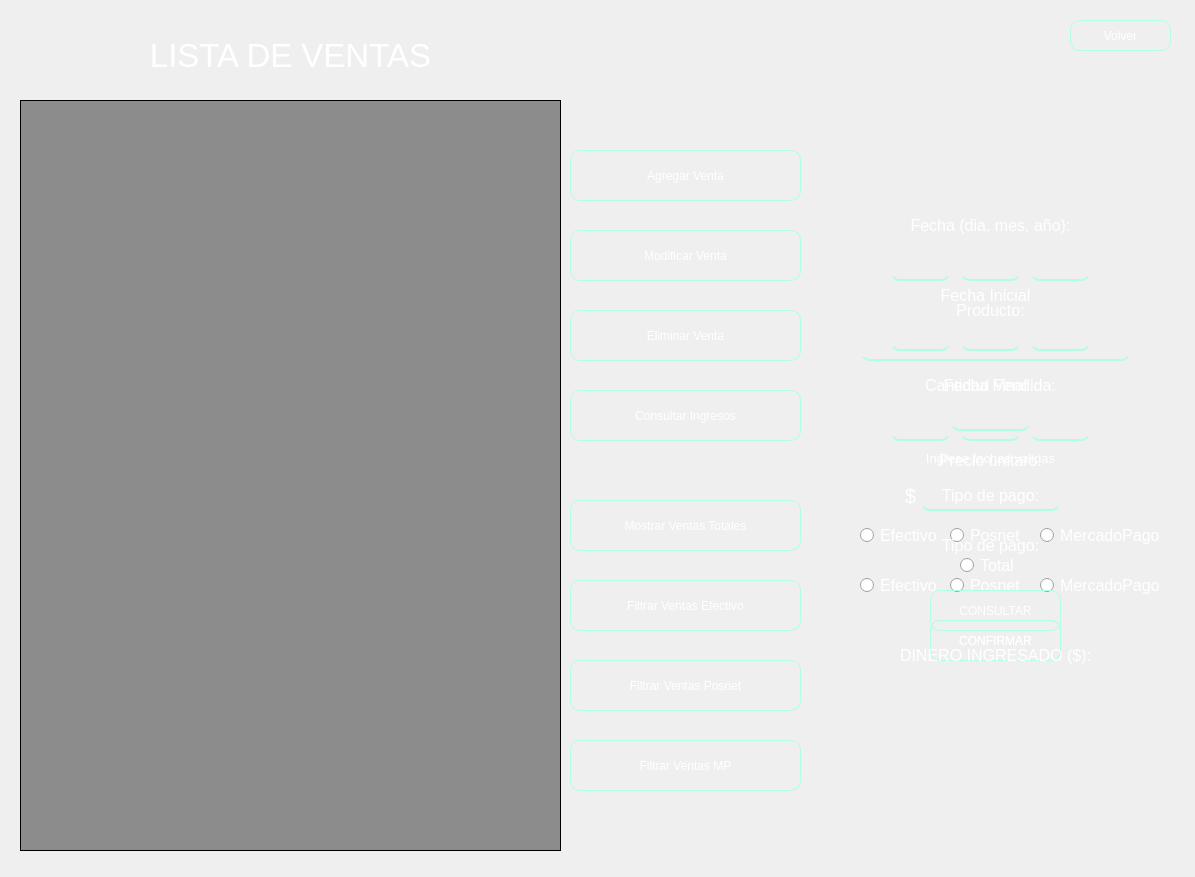
 <widget class="QWidget" name="HistorialVentas">
  <property name="geometry">
   <rect>
    <x>0</x>
    <y>0</y>
    <width>1195</width>
    <height>877</height>
   </rect>
  </property>
  <property name="minimumSize">
   <size>
    <width>1195</width>
    <height>877</height>
   </size>
  </property>
  <property name="maximumSize">
   <size>
    <width>1195</width>
    <height>877</height>
   </size>
  </property>
  <property name="windowTitle">
   <string>Form</string>
  </property>
  <property name="styleSheet">
   <string notr="true"/>
  </property>
  <widget class="QWidget" name="widget" native="true">
   <property name="geometry">
    <rect>
     <x>0</x>
     <y>0</y>
     <width>1195</width>
     <height>877</height>
    </rect>
   </property>
   <property name="minimumSize">
    <size>
     <width>1195</width>
     <height>877</height>
    </size>
   </property>
   <property name="maximumSize">
    <size>
     <width>1195</width>
     <height>877</height>
    </size>
   </property>
   <property name="styleSheet">
    <string notr="true">QPushButton{
border:1px solid rgb(176, 255, 226);
border-radius: 10px;
color: #fff;
font: 57 12pt &quot;Yu Gothic Medium&quot;;
padding:5px;
background-color:none;
}
QPushButton:hover {
border:1px solid  rgb(108, 193, 146);
}
QPushButton:pressed {
	padding-top: 10px;
	padding-left: 10px;
}

QLineEdit{
background-color:transparent;
border-bottom:2px solid rgb(176, 255, 226);
border-radius: 0px;
padding: 7px;
color: #fff;
}
QLineEdit:hover {
background-color:transparent;
}
QLineEdit:focus {
background-color:transparent;
}

QTreeView{
background-color: qlineargradient(spread:pad, x1:0, y1:0, x2:1, y2:0, stop:1 rgba(84, 84, 84, 162));
color: #fff;
border: 1px solid #000;
}
QHeaderView::section {
color: #000;
border: 1px solid #000;
}
QTreeView::item {
color: #fff;
}
QWidget#widget{
	background-image: url(:/historia_ventas/drc2.jpg);
}</string>
   </property>
   <widget class="QRadioButton" name="eleccion_posnet_2">
    <property name="geometry">
     <rect>
      <x>950</x>
      <y>520</y>
      <width>71</width>
      <height>31</height>
     </rect>
    </property>
    <property name="font">
     <font>
      <pointsize>12</pointsize>
     </font>
    </property>
    <property name="styleSheet">
     <string notr="true">background: none;
color: white;</string>
    </property>
    <property name="text">
     <string>Posnet</string>
    </property>
   </widget>
   <widget class="QLineEdit" name="input_dia_inicial">
    <property name="geometry">
     <rect>
      <x>890</x>
      <y>320</y>
      <width>61</width>
      <height>31</height>
     </rect>
    </property>
    <property name="font">
     <font>
      <family>MS Shell Dlg 2</family>
      <pointsize>11</pointsize>
      <weight>50</weight>
      <italic>false</italic>
      <bold>false</bold>
     </font>
    </property>
    <property name="styleSheet">
     <string notr="true">border-radius: 10px;
padding: 7px;
color: #fff;</string>
    </property>
    <property name="alignment">
     <set>Qt::AlignCenter</set>
    </property>
   </widget>
   <widget class="QLineEdit" name="input_dia_final">
    <property name="geometry">
     <rect>
      <x>890</x>
      <y>410</y>
      <width>61</width>
      <height>31</height>
     </rect>
    </property>
    <property name="font">
     <font>
      <family>MS Shell Dlg 2</family>
      <pointsize>11</pointsize>
      <weight>50</weight>
      <italic>false</italic>
      <bold>false</bold>
     </font>
    </property>
    <property name="styleSheet">
     <string notr="true">border-radius: 10px;
padding: 7px;
color: #fff;</string>
    </property>
    <property name="alignment">
     <set>Qt::AlignCenter</set>
    </property>
   </widget>
   <widget class="QLabel" name="label_fecha_no_valida">
    <property name="geometry">
     <rect>
      <x>870</x>
      <y>450</y>
      <width>241</width>
      <height>16</height>
     </rect>
    </property>
    <property name="font">
     <font>
      <family>MS Shell Dlg 2</family>
      <pointsize>10</pointsize>
      <weight>50</weight>
      <italic>false</italic>
      <bold>false</bold>
     </font>
    </property>
    <property name="layoutDirection">
     <enum>Qt::LeftToRight</enum>
    </property>
    <property name="styleSheet">
     <string notr="true">font: 10pt &quot;MS Shell Dlg 2&quot;;
color: #fff;
background: none;</string>
    </property>
    <property name="text">
     <string>Ingrese fechas validas</string>
    </property>
    <property name="alignment">
     <set>Qt::AlignCenter</set>
    </property>
   </widget>
   <widget class="QRadioButton" name="eleccion_efectivo">
    <property name="geometry">
     <rect>
      <x>860</x>
      <y>570</y>
      <width>81</width>
      <height>31</height>
     </rect>
    </property>
    <property name="font">
     <font>
      <pointsize>12</pointsize>
     </font>
    </property>
    <property name="styleSheet">
     <string notr="true">background: none;
color: white;</string>
    </property>
    <property name="text">
     <string>Efectivo</string>
    </property>
   </widget>
   <widget class="QTreeView" name="treeview_ventas">
    <property name="geometry">
     <rect>
      <x>20</x>
      <y>100</y>
      <width>541</width>
      <height>751</height>
     </rect>
    </property>
    <property name="font">
     <font>
      <pointsize>13</pointsize>
     </font>
    </property>
    <property name="styleSheet">
     <string notr="true"/>
    </property>
   </widget>
   <widget class="QPushButton" name="boton_filtrar_ventas_posnet">
    <property name="geometry">
     <rect>
      <x>570</x>
      <y>660</y>
      <width>231</width>
      <height>51</height>
     </rect>
    </property>
    <property name="cursor">
     <cursorShape>PointingHandCursor</cursorShape>
    </property>
    <property name="styleSheet">
     <string notr="true"/>
    </property>
    <property name="text">
     <string>Filtrar Ventas Posnet</string>
    </property>
   </widget>
   <widget class="QLabel" name="label_tipo_pago_consulta">
    <property name="geometry">
     <rect>
      <x>940</x>
      <y>480</y>
      <width>101</width>
      <height>31</height>
     </rect>
    </property>
    <property name="font">
     <font>
      <family>MS Shell Dlg 2</family>
      <pointsize>12</pointsize>
      <weight>50</weight>
      <italic>false</italic>
      <bold>false</bold>
     </font>
    </property>
    <property name="layoutDirection">
     <enum>Qt::LeftToRight</enum>
    </property>
    <property name="styleSheet">
     <string notr="true">font: 12pt &quot;MS Shell Dlg 2&quot;;
color: #fff;
background: none;</string>
    </property>
    <property name="text">
     <string>Tipo de pago:</string>
    </property>
    <property name="alignment">
     <set>Qt::AlignCenter</set>
    </property>
   </widget>
   <widget class="QLineEdit" name="input_fecha_mes">
    <property name="geometry">
     <rect>
      <x>960</x>
      <y>250</y>
      <width>61</width>
      <height>31</height>
     </rect>
    </property>
    <property name="font">
     <font>
      <family>MS Shell Dlg 2</family>
      <pointsize>11</pointsize>
      <weight>50</weight>
      <italic>false</italic>
      <bold>false</bold>
     </font>
    </property>
    <property name="styleSheet">
     <string notr="true">border-radius: 10px;
padding: 7px;
color: #fff;</string>
    </property>
    <property name="text">
     <string/>
    </property>
    <property name="alignment">
     <set>Qt::AlignCenter</set>
    </property>
   </widget>
   <widget class="QLabel" name="label_tipo_pago">
    <property name="geometry">
     <rect>
      <x>940</x>
      <y>530</y>
      <width>101</width>
      <height>31</height>
     </rect>
    </property>
    <property name="font">
     <font>
      <family>MS Shell Dlg 2</family>
      <pointsize>12</pointsize>
      <weight>50</weight>
      <italic>false</italic>
      <bold>false</bold>
     </font>
    </property>
    <property name="layoutDirection">
     <enum>Qt::LeftToRight</enum>
    </property>
    <property name="styleSheet">
     <string notr="true">font: 12pt &quot;MS Shell Dlg 2&quot;;
color: #fff;
background: none;</string>
    </property>
    <property name="text">
     <string>Tipo de pago:</string>
    </property>
    <property name="alignment">
     <set>Qt::AlignCenter</set>
    </property>
   </widget>
   <widget class="QLineEdit" name="input_stock">
    <property name="geometry">
     <rect>
      <x>950</x>
      <y>400</y>
      <width>81</width>
      <height>31</height>
     </rect>
    </property>
    <property name="font">
     <font>
      <family>MS Shell Dlg 2</family>
      <pointsize>11</pointsize>
      <weight>50</weight>
      <italic>false</italic>
      <bold>false</bold>
     </font>
    </property>
    <property name="styleSheet">
     <string notr="true">border-radius: 10px;
padding: 7px;
color: #fff;</string>
    </property>
    <property name="alignment">
     <set>Qt::AlignCenter</set>
    </property>
   </widget>
   <widget class="QRadioButton" name="eleccion_total">
    <property name="geometry">
     <rect>
      <x>960</x>
      <y>550</y>
      <width>71</width>
      <height>31</height>
     </rect>
    </property>
    <property name="font">
     <font>
      <pointsize>12</pointsize>
     </font>
    </property>
    <property name="styleSheet">
     <string notr="true">background: none;
color: white;</string>
    </property>
    <property name="text">
     <string>Total</string>
    </property>
   </widget>
   <widget class="QLabel" name="label_signo_peso">
    <property name="geometry">
     <rect>
      <x>900</x>
      <y>480</y>
      <width>21</width>
      <height>31</height>
     </rect>
    </property>
    <property name="font">
     <font>
      <family>MS Shell Dlg 2</family>
      <pointsize>15</pointsize>
      <weight>50</weight>
      <italic>false</italic>
      <bold>false</bold>
     </font>
    </property>
    <property name="layoutDirection">
     <enum>Qt::LeftToRight</enum>
    </property>
    <property name="styleSheet">
     <string notr="true">font: 15pt &quot;MS Shell Dlg 2&quot;;
color: #fff;
background: none;</string>
    </property>
    <property name="text">
     <string>$</string>
    </property>
    <property name="alignment">
     <set>Qt::AlignCenter</set>
    </property>
    <property name="wordWrap">
     <bool>true</bool>
    </property>
   </widget>
   <widget class="QPushButton" name="boton_volver">
    <property name="geometry">
     <rect>
      <x>1070</x>
      <y>20</y>
      <width>101</width>
      <height>31</height>
     </rect>
    </property>
    <property name="cursor">
     <cursorShape>PointingHandCursor</cursorShape>
    </property>
    <property name="styleSheet">
     <string notr="true"/>
    </property>
    <property name="text">
     <string>Volver</string>
    </property>
   </widget>
   <widget class="QPushButton" name="boton_confirmar_registro">
    <property name="geometry">
     <rect>
      <x>930</x>
      <y>620</y>
      <width>131</width>
      <height>41</height>
     </rect>
    </property>
    <property name="cursor">
     <cursorShape>PointingHandCursor</cursorShape>
    </property>
    <property name="styleSheet">
     <string notr="true"/>
    </property>
    <property name="text">
     <string>CONFIRMAR</string>
    </property>
   </widget>
   <widget class="QLabel" name="label_fecha_final">
    <property name="geometry">
     <rect>
      <x>940</x>
      <y>370</y>
      <width>91</width>
      <height>31</height>
     </rect>
    </property>
    <property name="font">
     <font>
      <family>MS Shell Dlg 2</family>
      <pointsize>12</pointsize>
      <weight>50</weight>
      <italic>false</italic>
      <bold>false</bold>
     </font>
    </property>
    <property name="layoutDirection">
     <enum>Qt::LeftToRight</enum>
    </property>
    <property name="styleSheet">
     <string notr="true">font: 12pt &quot;MS Shell Dlg 2&quot;;
color: #fff;
background: none;</string>
    </property>
    <property name="text">
     <string>Fecha Final</string>
    </property>
    <property name="alignment">
     <set>Qt::AlignCenter</set>
    </property>
   </widget>
   <widget class="QLineEdit" name="input_mes_final">
    <property name="geometry">
     <rect>
      <x>960</x>
      <y>410</y>
      <width>61</width>
      <height>31</height>
     </rect>
    </property>
    <property name="font">
     <font>
      <family>MS Shell Dlg 2</family>
      <pointsize>11</pointsize>
      <weight>50</weight>
      <italic>false</italic>
      <bold>false</bold>
     </font>
    </property>
    <property name="styleSheet">
     <string notr="true">border-radius: 10px;
padding: 7px;
color: #fff;</string>
    </property>
    <property name="alignment">
     <set>Qt::AlignCenter</set>
    </property>
   </widget>
   <widget class="QLabel" name="label_15">
    <property name="geometry">
     <rect>
      <x>120</x>
      <y>40</y>
      <width>341</width>
      <height>31</height>
     </rect>
    </property>
    <property name="font">
     <font>
      <family>MS Shell Dlg 2</family>
      <pointsize>25</pointsize>
      <weight>50</weight>
      <italic>false</italic>
      <bold>false</bold>
     </font>
    </property>
    <property name="layoutDirection">
     <enum>Qt::LeftToRight</enum>
    </property>
    <property name="styleSheet">
     <string notr="true">font: 25pt &quot;MS Shell Dlg 2&quot;;
color: #fff;
background: none;</string>
    </property>
    <property name="text">
     <string>LISTA DE VENTAS</string>
    </property>
    <property name="alignment">
     <set>Qt::AlignCenter</set>
    </property>
   </widget>
   <widget class="QPushButton" name="boton_modificar_venta">
    <property name="geometry">
     <rect>
      <x>570</x>
      <y>230</y>
      <width>231</width>
      <height>51</height>
     </rect>
    </property>
    <property name="cursor">
     <cursorShape>PointingHandCursor</cursorShape>
    </property>
    <property name="styleSheet">
     <string notr="true"/>
    </property>
    <property name="text">
     <string>Modificar Venta</string>
    </property>
   </widget>
   <widget class="QLabel" name="label_fecha">
    <property name="geometry">
     <rect>
      <x>910</x>
      <y>210</y>
      <width>161</width>
      <height>31</height>
     </rect>
    </property>
    <property name="font">
     <font>
      <family>MS Shell Dlg 2</family>
      <pointsize>12</pointsize>
      <weight>50</weight>
      <italic>false</italic>
      <bold>false</bold>
     </font>
    </property>
    <property name="layoutDirection">
     <enum>Qt::LeftToRight</enum>
    </property>
    <property name="styleSheet">
     <string notr="true">font: 12pt &quot;MS Shell Dlg 2&quot;;
color: #fff;
background: none;</string>
    </property>
    <property name="text">
     <string>Fecha (dia, mes, año):</string>
    </property>
    <property name="alignment">
     <set>Qt::AlignCenter</set>
    </property>
   </widget>
   <widget class="QPushButton" name="boton_confirmar_modificacion">
    <property name="geometry">
     <rect>
      <x>930</x>
      <y>620</y>
      <width>131</width>
      <height>41</height>
     </rect>
    </property>
    <property name="cursor">
     <cursorShape>PointingHandCursor</cursorShape>
    </property>
    <property name="styleSheet">
     <string notr="true"/>
    </property>
    <property name="text">
     <string>CONFIRMAR</string>
    </property>
   </widget>
   <widget class="QPushButton" name="boton_eliminar_venta">
    <property name="geometry">
     <rect>
      <x>570</x>
      <y>310</y>
      <width>231</width>
      <height>51</height>
     </rect>
    </property>
    <property name="cursor">
     <cursorShape>PointingHandCursor</cursorShape>
    </property>
    <property name="styleSheet">
     <string notr="true"/>
    </property>
    <property name="text">
     <string>Eliminar Venta</string>
    </property>
   </widget>
   <widget class="QLabel" name="label_seleccione_tipo_pago">
    <property name="geometry">
     <rect>
      <x>1070</x>
      <y>620</y>
      <width>101</width>
      <height>41</height>
     </rect>
    </property>
    <property name="font">
     <font>
      <family>MS Shell Dlg 2</family>
      <pointsize>12</pointsize>
      <weight>50</weight>
      <italic>false</italic>
      <bold>false</bold>
     </font>
    </property>
    <property name="layoutDirection">
     <enum>Qt::LeftToRight</enum>
    </property>
    <property name="styleSheet">
     <string notr="true">font: 12pt &quot;MS Shell Dlg 2&quot;;
color: #f00;
background: none;</string>
    </property>
    <property name="text">
     <string/>
    </property>
    <property name="alignment">
     <set>Qt::AlignCenter</set>
    </property>
    <property name="wordWrap">
     <bool>true</bool>
    </property>
   </widget>
   <widget class="QLineEdit" name="input_fecha_anio">
    <property name="geometry">
     <rect>
      <x>1030</x>
      <y>250</y>
      <width>61</width>
      <height>31</height>
     </rect>
    </property>
    <property name="font">
     <font>
      <family>MS Shell Dlg 2</family>
      <pointsize>11</pointsize>
      <weight>50</weight>
      <italic>false</italic>
      <bold>false</bold>
     </font>
    </property>
    <property name="styleSheet">
     <string notr="true">border-radius: 10px;
padding: 7px;
color: #fff;</string>
    </property>
    <property name="text">
     <string/>
    </property>
    <property name="alignment">
     <set>Qt::AlignCenter</set>
    </property>
   </widget>
   <widget class="QLabel" name="label_resultado_total_ganado">
    <property name="geometry">
     <rect>
      <x>810</x>
      <y>680</y>
      <width>371</width>
      <height>31</height>
     </rect>
    </property>
    <property name="font">
     <font>
      <family>MS Shell Dlg 2</family>
      <pointsize>12</pointsize>
      <weight>50</weight>
      <italic>false</italic>
      <bold>false</bold>
     </font>
    </property>
    <property name="layoutDirection">
     <enum>Qt::LeftToRight</enum>
    </property>
    <property name="styleSheet">
     <string notr="true">font: 12pt &quot;MS Shell Dlg 2&quot;;
background: none;
color: rgb(56, 255, 56);</string>
    </property>
    <property name="text">
     <string/>
    </property>
    <property name="alignment">
     <set>Qt::AlignCenter</set>
    </property>
   </widget>
   <widget class="QPushButton" name="boton_filtrar_ventas_mercadopago">
    <property name="geometry">
     <rect>
      <x>570</x>
      <y>740</y>
      <width>231</width>
      <height>51</height>
     </rect>
    </property>
    <property name="cursor">
     <cursorShape>PointingHandCursor</cursorShape>
    </property>
    <property name="styleSheet">
     <string notr="true"/>
    </property>
    <property name="text">
     <string>Filtrar Ventas MP</string>
    </property>
   </widget>
   <widget class="QRadioButton" name="eleccion_mercadopago">
    <property name="geometry">
     <rect>
      <x>1040</x>
      <y>570</y>
      <width>121</width>
      <height>31</height>
     </rect>
    </property>
    <property name="font">
     <font>
      <pointsize>12</pointsize>
     </font>
    </property>
    <property name="styleSheet">
     <string notr="true">background: none;
color: white;</string>
    </property>
    <property name="text">
     <string>MercadoPago</string>
    </property>
   </widget>
   <widget class="QRadioButton" name="eleccion_mercadopago_2">
    <property name="geometry">
     <rect>
      <x>1040</x>
      <y>520</y>
      <width>121</width>
      <height>31</height>
     </rect>
    </property>
    <property name="font">
     <font>
      <pointsize>12</pointsize>
     </font>
    </property>
    <property name="styleSheet">
     <string notr="true">background: none;
color: white;</string>
    </property>
    <property name="text">
     <string>MercadoPago</string>
    </property>
   </widget>
   <widget class="QLabel" name="label_eliminar_venta">
    <property name="geometry">
     <rect>
      <x>560</x>
      <y>360</y>
      <width>251</width>
      <height>21</height>
     </rect>
    </property>
    <property name="font">
     <font>
      <family>MS Shell Dlg 2</family>
      <pointsize>12</pointsize>
      <weight>50</weight>
      <italic>false</italic>
      <bold>false</bold>
     </font>
    </property>
    <property name="layoutDirection">
     <enum>Qt::LeftToRight</enum>
    </property>
    <property name="styleSheet">
     <string notr="true">font: 12pt &quot;MS Shell Dlg 2&quot;;
color: #f00;
background: none;</string>
    </property>
    <property name="text">
     <string/>
    </property>
    <property name="alignment">
     <set>Qt::AlignCenter</set>
    </property>
   </widget>
   <widget class="QPushButton" name="boton_mostrar_ventas_totales">
    <property name="geometry">
     <rect>
      <x>570</x>
      <y>500</y>
      <width>231</width>
      <height>51</height>
     </rect>
    </property>
    <property name="cursor">
     <cursorShape>PointingHandCursor</cursorShape>
    </property>
    <property name="styleSheet">
     <string notr="true"/>
    </property>
    <property name="text">
     <string>Mostrar Ventas Totales</string>
    </property>
   </widget>
   <widget class="QPushButton" name="boton_agregar_venta">
    <property name="geometry">
     <rect>
      <x>570</x>
      <y>150</y>
      <width>231</width>
      <height>51</height>
     </rect>
    </property>
    <property name="cursor">
     <cursorShape>PointingHandCursor</cursorShape>
    </property>
    <property name="styleSheet">
     <string notr="true"/>
    </property>
    <property name="text">
     <string>Agregar Venta</string>
    </property>
   </widget>
   <widget class="QLabel" name="label_modificar_venta">
    <property name="geometry">
     <rect>
      <x>560</x>
      <y>280</y>
      <width>251</width>
      <height>21</height>
     </rect>
    </property>
    <property name="font">
     <font>
      <family>MS Shell Dlg 2</family>
      <pointsize>12</pointsize>
      <weight>50</weight>
      <italic>false</italic>
      <bold>false</bold>
     </font>
    </property>
    <property name="layoutDirection">
     <enum>Qt::LeftToRight</enum>
    </property>
    <property name="styleSheet">
     <string notr="true">font: 12pt &quot;MS Shell Dlg 2&quot;;
color: #f00;
background: none;</string>
    </property>
    <property name="text">
     <string/>
    </property>
    <property name="alignment">
     <set>Qt::AlignCenter</set>
    </property>
   </widget>
   <widget class="QLabel" name="label_total_ganado">
    <property name="geometry">
     <rect>
      <x>900</x>
      <y>640</y>
      <width>191</width>
      <height>31</height>
     </rect>
    </property>
    <property name="font">
     <font>
      <family>MS Shell Dlg 2</family>
      <pointsize>12</pointsize>
      <weight>50</weight>
      <italic>false</italic>
      <bold>false</bold>
     </font>
    </property>
    <property name="layoutDirection">
     <enum>Qt::LeftToRight</enum>
    </property>
    <property name="styleSheet">
     <string notr="true">font: 12pt &quot;MS Shell Dlg 2&quot;;
color: #fff;
background: none;</string>
    </property>
    <property name="text">
     <string>DINERO INGRESADO ($):</string>
    </property>
    <property name="alignment">
     <set>Qt::AlignCenter</set>
    </property>
   </widget>
   <widget class="QPushButton" name="boton_consultar_ganancias">
    <property name="geometry">
     <rect>
      <x>570</x>
      <y>390</y>
      <width>231</width>
      <height>51</height>
     </rect>
    </property>
    <property name="cursor">
     <cursorShape>PointingHandCursor</cursorShape>
    </property>
    <property name="styleSheet">
     <string notr="true"/>
    </property>
    <property name="text">
     <string>Consultar Ingresos</string>
    </property>
   </widget>
   <widget class="QRadioButton" name="eleccion_posnet">
    <property name="geometry">
     <rect>
      <x>950</x>
      <y>570</y>
      <width>71</width>
      <height>31</height>
     </rect>
    </property>
    <property name="font">
     <font>
      <pointsize>12</pointsize>
     </font>
    </property>
    <property name="styleSheet">
     <string notr="true">background: none;
color: white;</string>
    </property>
    <property name="text">
     <string>Posnet</string>
    </property>
   </widget>
   <widget class="QLineEdit" name="input_nombre_producto">
    <property name="geometry">
     <rect>
      <x>860</x>
      <y>330</y>
      <width>271</width>
      <height>31</height>
     </rect>
    </property>
    <property name="font">
     <font>
      <family>MS Shell Dlg 2</family>
      <pointsize>11</pointsize>
      <weight>50</weight>
      <italic>false</italic>
      <bold>false</bold>
     </font>
    </property>
    <property name="styleSheet">
     <string notr="true">border-radius: 10px;
padding: 7px;
color: #fff;</string>
    </property>
    <property name="alignment">
     <set>Qt::AlignCenter</set>
    </property>
   </widget>
   <widget class="QLineEdit" name="input_precio_unitario">
    <property name="geometry">
     <rect>
      <x>920</x>
      <y>480</y>
      <width>141</width>
      <height>31</height>
     </rect>
    </property>
    <property name="font">
     <font>
      <family>MS Shell Dlg 2</family>
      <pointsize>11</pointsize>
      <weight>50</weight>
      <italic>false</italic>
      <bold>false</bold>
     </font>
    </property>
    <property name="styleSheet">
     <string notr="true">border-radius: 10px;
padding: 7px;
color: #fff;</string>
    </property>
    <property name="alignment">
     <set>Qt::AlignCenter</set>
    </property>
   </widget>
   <widget class="QLabel" name="label_campos_no_validos">
    <property name="geometry">
     <rect>
      <x>830</x>
      <y>620</y>
      <width>81</width>
      <height>41</height>
     </rect>
    </property>
    <property name="font">
     <font>
      <family>MS Shell Dlg 2</family>
      <pointsize>12</pointsize>
      <weight>50</weight>
      <italic>false</italic>
      <bold>false</bold>
     </font>
    </property>
    <property name="layoutDirection">
     <enum>Qt::LeftToRight</enum>
    </property>
    <property name="styleSheet">
     <string notr="true">font: 12pt &quot;MS Shell Dlg 2&quot;;
color: #f00;
background: none;</string>
    </property>
    <property name="text">
     <string/>
    </property>
    <property name="alignment">
     <set>Qt::AlignCenter</set>
    </property>
    <property name="wordWrap">
     <bool>true</bool>
    </property>
   </widget>
   <widget class="QLineEdit" name="input_anio_final">
    <property name="geometry">
     <rect>
      <x>1030</x>
      <y>410</y>
      <width>61</width>
      <height>31</height>
     </rect>
    </property>
    <property name="font">
     <font>
      <family>MS Shell Dlg 2</family>
      <pointsize>11</pointsize>
      <weight>50</weight>
      <italic>false</italic>
      <bold>false</bold>
     </font>
    </property>
    <property name="styleSheet">
     <string notr="true">border-radius: 10px;
padding: 7px;
color: #fff;</string>
    </property>
    <property name="alignment">
     <set>Qt::AlignCenter</set>
    </property>
   </widget>
   <widget class="QLabel" name="label_precio_unitario">
    <property name="geometry">
     <rect>
      <x>870</x>
      <y>450</y>
      <width>241</width>
      <height>21</height>
     </rect>
    </property>
    <property name="font">
     <font>
      <family>MS Shell Dlg 2</family>
      <pointsize>12</pointsize>
      <weight>50</weight>
      <italic>false</italic>
      <bold>false</bold>
     </font>
    </property>
    <property name="layoutDirection">
     <enum>Qt::LeftToRight</enum>
    </property>
    <property name="styleSheet">
     <string notr="true">font: 12pt &quot;MS Shell Dlg 2&quot;;
color: #fff;
background: none;</string>
    </property>
    <property name="text">
     <string>Precio unitaro:</string>
    </property>
    <property name="alignment">
     <set>Qt::AlignCenter</set>
    </property>
   </widget>
   <widget class="QLabel" name="label_stock">
    <property name="geometry">
     <rect>
      <x>870</x>
      <y>370</y>
      <width>241</width>
      <height>31</height>
     </rect>
    </property>
    <property name="font">
     <font>
      <family>MS Shell Dlg 2</family>
      <pointsize>12</pointsize>
      <weight>50</weight>
      <italic>false</italic>
      <bold>false</bold>
     </font>
    </property>
    <property name="layoutDirection">
     <enum>Qt::LeftToRight</enum>
    </property>
    <property name="styleSheet">
     <string notr="true">font: 12pt &quot;MS Shell Dlg 2&quot;;
color: #fff;
background: none;</string>
    </property>
    <property name="text">
     <string>Cantidad Vendida:</string>
    </property>
    <property name="alignment">
     <set>Qt::AlignCenter</set>
    </property>
   </widget>
   <widget class="QLineEdit" name="input_mes_inicial">
    <property name="geometry">
     <rect>
      <x>960</x>
      <y>320</y>
      <width>61</width>
      <height>31</height>
     </rect>
    </property>
    <property name="font">
     <font>
      <family>MS Shell Dlg 2</family>
      <pointsize>11</pointsize>
      <weight>50</weight>
      <italic>false</italic>
      <bold>false</bold>
     </font>
    </property>
    <property name="styleSheet">
     <string notr="true">border-radius: 10px;
padding: 7px;
color: #fff;</string>
    </property>
    <property name="alignment">
     <set>Qt::AlignCenter</set>
    </property>
   </widget>
   <widget class="QLineEdit" name="input_fecha_dia">
    <property name="geometry">
     <rect>
      <x>890</x>
      <y>250</y>
      <width>61</width>
      <height>31</height>
     </rect>
    </property>
    <property name="font">
     <font>
      <family>MS Shell Dlg 2</family>
      <pointsize>11</pointsize>
      <weight>50</weight>
      <italic>false</italic>
      <bold>false</bold>
     </font>
    </property>
    <property name="styleSheet">
     <string notr="true">border-radius: 10px;
padding: 7px;
color: #fff;</string>
    </property>
    <property name="text">
     <string/>
    </property>
    <property name="alignment">
     <set>Qt::AlignCenter</set>
    </property>
   </widget>
   <widget class="QPushButton" name="boton_filtrar_ventas_efectivo">
    <property name="geometry">
     <rect>
      <x>570</x>
      <y>580</y>
      <width>231</width>
      <height>51</height>
     </rect>
    </property>
    <property name="cursor">
     <cursorShape>PointingHandCursor</cursorShape>
    </property>
    <property name="styleSheet">
     <string notr="true"/>
    </property>
    <property name="text">
     <string>Filtrar Ventas Efectivo</string>
    </property>
   </widget>
   <widget class="QRadioButton" name="eleccion_efectivo_2">
    <property name="geometry">
     <rect>
      <x>860</x>
      <y>520</y>
      <width>81</width>
      <height>31</height>
     </rect>
    </property>
    <property name="font">
     <font>
      <pointsize>12</pointsize>
     </font>
    </property>
    <property name="styleSheet">
     <string notr="true">background: none;
color: white;</string>
    </property>
    <property name="text">
     <string>Efectivo</string>
    </property>
   </widget>
   <widget class="QLabel" name="label_nombre_producto">
    <property name="geometry">
     <rect>
      <x>870</x>
      <y>300</y>
      <width>241</width>
      <height>21</height>
     </rect>
    </property>
    <property name="font">
     <font>
      <family>MS Shell Dlg 2</family>
      <pointsize>12</pointsize>
      <weight>50</weight>
      <italic>false</italic>
      <bold>false</bold>
     </font>
    </property>
    <property name="layoutDirection">
     <enum>Qt::LeftToRight</enum>
    </property>
    <property name="styleSheet">
     <string notr="true">font: 12pt &quot;MS Shell Dlg 2&quot;;
color: #fff;
background: none;</string>
    </property>
    <property name="text">
     <string>Producto:</string>
    </property>
    <property name="alignment">
     <set>Qt::AlignCenter</set>
    </property>
   </widget>
   <widget class="QPushButton" name="boton_consultar">
    <property name="geometry">
     <rect>
      <x>930</x>
      <y>590</y>
      <width>131</width>
      <height>41</height>
     </rect>
    </property>
    <property name="cursor">
     <cursorShape>PointingHandCursor</cursorShape>
    </property>
    <property name="styleSheet">
     <string notr="true"/>
    </property>
    <property name="text">
     <string>CONSULTAR</string>
    </property>
   </widget>
   <widget class="QLineEdit" name="input_anio_inicial">
    <property name="geometry">
     <rect>
      <x>1030</x>
      <y>320</y>
      <width>61</width>
      <height>31</height>
     </rect>
    </property>
    <property name="font">
     <font>
      <family>MS Shell Dlg 2</family>
      <pointsize>11</pointsize>
      <weight>50</weight>
      <italic>false</italic>
      <bold>false</bold>
     </font>
    </property>
    <property name="styleSheet">
     <string notr="true">border-radius: 10px;
padding: 7px;
color: #fff;</string>
    </property>
    <property name="alignment">
     <set>Qt::AlignCenter</set>
    </property>
   </widget>
   <widget class="QLabel" name="label_fecha_inicial">
    <property name="geometry">
     <rect>
      <x>940</x>
      <y>280</y>
      <width>91</width>
      <height>31</height>
     </rect>
    </property>
    <property name="font">
     <font>
      <family>MS Shell Dlg 2</family>
      <pointsize>12</pointsize>
      <weight>50</weight>
      <italic>false</italic>
      <bold>false</bold>
     </font>
    </property>
    <property name="layoutDirection">
     <enum>Qt::LeftToRight</enum>
    </property>
    <property name="styleSheet">
     <string notr="true">font: 12pt &quot;MS Shell Dlg 2&quot;;
color: #fff;
background: none;</string>
    </property>
    <property name="text">
     <string>Fecha Inicial</string>
    </property>
    <property name="alignment">
     <set>Qt::AlignCenter</set>
    </property>
   </widget>
  </widget>
 </widget>
